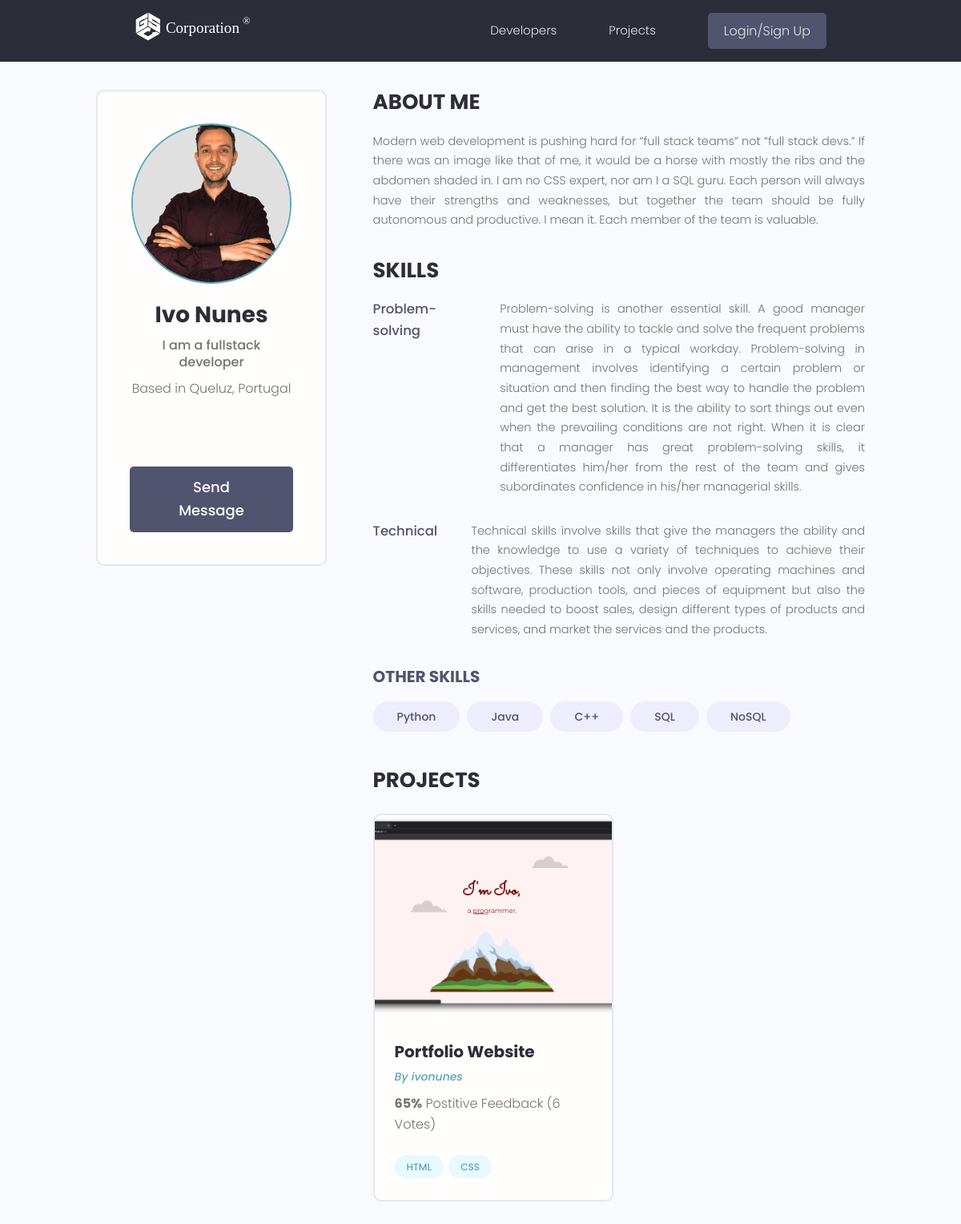
The app's page /profile/9e7f1b74-d856-450e-8945-d861e814bdba with its own data.
### users/models.py (models this page shows)
class Profile(models.Model):
    user = models.OneToOneField(User, on_delete=models.CASCADE, null=True, blank=True)
    username = models.CharField(max_length=200, blank=True, null=True)
    name = models.CharField(max_length=200, blank=True, null=True)
    email = models.EmailField(max_length=500, blank=True, null=True)
    location = models.CharField(max_length=200, blank=True, null=True)
    short_intro = models.CharField(max_length=200, blank=True, null=True)
    bio = models.TextField(blank=True, null=True)
    profile_image = models.ImageField(null=True, blank=True, upload_to="profiles/", default="profiles/user-default.png")
    social_github = models.CharField(max_length=200, blank=True, null=True)
    social_twitter = models.CharField(max_length=200, blank=True, null=True)
    social_linkedin = models.CharField(max_length=200, blank=True, null=True)
    social_website = models.CharField(max_length=200, blank=True, null=True)
    created = models.DateTimeField(auto_now_add=True)
    id = models.UUIDField(default=uuid.uuid4, unique=True, primary_key=True, editable=False)
    def __str__(self):
        return str(self.user.username)
    class Meta:
        ordering=['created']

class Skill(models.Model):
    owner = models.ForeignKey(Profile, on_delete=models.CASCADE, null=True, blank=True)
    name = models.CharField(max_length=200, blank=True, null=True)
    description = models.TextField(blank=True, null=True)
    created = models.DateTimeField(auto_now_add=True)
    id = models.UUIDField(default=uuid.uuid4, unique=True, primary_key=True, editable=False)
    def __str__(self):
        return str(self.name )

### projects/models.py (models this page shows, shortened)
class Project(models.Model):
    owner = models.ForeignKey(Profile, null=True, blank=True, on_delete=models.SET_NULL)
    title = models.CharField(max_length=100)
    description = models.TextField(null=True, blank=True)
    featured_image = models.ImageField(null=True, blank=True, default="default.jpg")
    demo_link = models.CharField(max_length=2000, null=True, blank=True)
    source_link = models.CharField(max_length=2000, null=True, blank=True)
    tags = models.ManyToManyField('Tag', blank=True)
    vote_total = models.IntegerField(default=0, null=True, blank=True)
    vote_ratio = models.IntegerField(default=0, null=True, blank=True)
    created = models.DateTimeField(auto_now_add=True)
    id = models.UUIDField(default=uuid.uuid4, unique=True, primary_key=True, editable=False)
    class Meta:
        ordering=['-vote_ratio', '-vote_total', '-title']

class Tag(models.Model):
    name = models.CharField(max_length=200)
    created = models.DateTimeField(auto_now_add=True)
    id = models.UUIDField(default=uuid.uuid4, unique=True, primary_key=True, editable=False)
    def __str__(self):
        return self.name

### users/views.py (the view)
# urls.py: path('profile/<str:pk>', views.profile, name="profile"),
def profile(request, pk):
    profile = Profile.objects.get(id=pk)
    top_skills = profile.skill_set.exclude(description__exact="")
    other_skills = profile.skill_set.filter(description__exact="")
    context = {
        'top_skills':top_skills,
        'profile':profile,
        'other_skills':other_skills,
    }
    return render(request, 'users/profile.html', context)

### users/templates/users/profile.html (shortened to what this page needs)
{% extends 'main.html' %}
{% block content %}
<main class="profile my-md">
    <div class="container">
      <div class="layout">
        <div class="column column--1of3">
          <div class="card text-center">
            <div class="card__body dev">
              <img class="avatar avatar--xl" src="{{ profile.profile_image.url }}" />
              <h2 class="dev__name">{{profile.name}}</h2>
              <p class="dev__title">{{profile.short_intro}}</p>
              <p class="dev__location">Based in {{profile.location}}, Portugal</p>
              <ul class="dev__social">
              </ul>
              {% if request.user.profile.id != profile.id %}
              <a href="{% url 'create_message' profile.id %}" class="btn btn--sub btn--lg">Send Message </a>
              {% endif %}
            </div>
          </div>
        </div>
        <div class="column column--2of3">
          <div class="devInfo">
            <h3 class="devInfo__title">About Me</h3>
            <p class="devInfo__about">
              {{profile.bio}}
            </p>
          </div>
          <div class="devInfo">
            <h3 class="devInfo__title">Skills</h3>
            <div class="devInfo__skills">
                {% for skill in top_skills %}
              <div class="devSkill">
                <h4 class="devSkill__title">{{skill.name}}</h4>
                <p class="devSkill__info">
                  {{skill.description}}
                </p>
              </div>
              {% endfor %}
              <h3 class="devInfo__subtitle">Other Skills</h3>
              <div class="devInfo__otherSkills">
                {% for skill in other_skills %}
                <span class="tag tag--pill tag--sub tag--lg">
                  <small>{{skill}}</small>
                </span>
                {% endfor %}
              </div>
            </div>
          </div>
          <div class="devInfo">
            <h3 class="devInfo__title">Projects</h3>
            <div class="grid grid--two">
                {% for project in profile.project_set.all %}
              <div class="column">
                <div class="card project">
                  <a href="{% url 'project' project.id %}" class="project">
                    <img class="project__thumbnail" src="{{ project.featured_image.url }}" alt="project thumbnail" />
                    <div class="card__body">
                      <h3 class="project__title">{{project.title}}</h3>
                      <p><a class="project__author" href="#">By {{ project.owner }}</a></p>
                      <p class="project--rating">
                        <span style="font-weight: bold;">{{project.vote_ratio}}%</span> Postitive
                        Feedback ({{ project.vote_total }} Vote{{project.vote_total|pluralize:"s"}})
                      </p>
                      <div class="project__tags">
                     {% for tag in project.tags.all %}
                        <span class="tag tag--pill tag--main">
                          <small>{{tag}}</small>
                        </span>
                    {% endfor %}
                      </div>
                    </div>
                  </a>
                </div>
              </div>
              {% endfor %}
            </div>
          </div>
        </div>
      </div>
    </div>
  </main>
{% endblock content %}

### static/styles/app.css (style rules this page uses)
:root { --color-sub: #2d2d39; }
.btn--sub { background-color: var(--color-sub-light); }
.card { border: 2px solid var(--color-light); }
img { width: 100%; }
.profile .card > .dev { padding: 4rem; }
.dev__name { color: var(--color-sub); font-size: 2.8rem; font-weight: 700; margin-top: 1rem; margin-bottom: 0.5rem; }
.dev__title { font-size: 1.6rem; font-weight: 500; line-height: 1.3; }
.dev__location { margin-top: 1rem; }
.dev__social { margin: 3rem 0; list-style: none; display: flex; justify-content: center; gap: 1.5rem; }
.devInfo { margin-bottom: 3rem; }
.devInfo__title, .devInfo__subtitle { font-size: 2.6rem; color: var(--color-sub); text-transform: uppercase; font-weight: 700; margin-bottom: 1.5rem; }
.devInfo__subtitle { font-size: 2rem; color: var(--color-sub-light); }
.devInfo__about, .devSkill__info { font-size: 1.45rem; line-height: 1.7; text-align: justify; }
.devSkill { margin-bottom: 3rem; }
.devSkill__title { font-size: 1.65rem; font-weight: 500; color: var(--color-sub-light); }
@media screen and (min-width: 700px) { .devSkill { display: flex; justify-content: space-between; gap: 3rem; } }
@media screen and (min-width: 700px) { .devSkill__info { flex-basis: 80%; } }
.project__author { font-size: 1.4rem; font-style: italic; }
.project--rating { margin-bottom: 1.6em; margin-top: .5em; }
.project__thumbnail { height: 25rem; object-fit: cover; object-position: top center; }
.project__title { font-size: 2rem; font-weight: 700; color: var(--color-sub); }

### static/uikit/styles/modules/_variables.css (style rules this page uses)
:root { --color-main: #5aa5b9; --color-main-light: #e6faff; --color-sub: #3f4156; --color-sub-light: #51546e; --color-sub-lighter: #ededfd; --color-text: #737373; --color-gray: #8b8b8b; --color-light: #e5e7eb; --color-light-gray: #767676; --color-bg: #f8fafd; --color-white: #fffefd; --color-white-light: #f3f3f3; --color-success: #359e64; --color-success-bg: #def8e8; --color-error: #fc4b0b; --color-error-bg: #fff2ee; --font-base: 'Poppins', arial, helvetica, 'Segoe UI', roboto, ubuntu, sans-serif; --font-monospace: 'Fira Code', 'Courier New', courier, monospace; --font-regular: 300; --font-medium: 500; --font-bold: 700; --generic-shadow: 1px 1px 5px #00000010; --generic-transition: all 0.3s ease-in-out; }

### static/uikit/styles/modules/_base.css (style rules this page uses)
* { margin: 0; padding: 0; box-sizing: border-box; text-rendering: optimizeLegibility; color: inherit; font-size: inherit; }
html { font-size: 50%; }
@media only screen and (min-width: 480px) { html { font-size: 56.25%; } }
@media only screen and (min-width: 1200px) { html { font-size: 62.5%; } }
body { line-height: 1.6; font-weight: 400; font-size: 1.5rem; color: var(--color-text); background-color: var(--color-bg); min-height: 100vh; }

### static/uikit/styles/modules/_typography.css (style rules this page uses)
* { font-family: var(--font-base); }
h2 { font-size: 3.6rem; font-weight: var(--font-bold); }
h3 { font-size: 3.2rem; font-weight: var(--font-medium); }
h4 { font-size: 2.8rem; font-weight: var(--font-medium); }
p, span, strong { font-size: 1.6rem; color: var(--color-text); font-weight: var(--font-regular); }
a { padding-bottom: 2px; text-decoration: none; display: inline-block; color: var(--color-main); font-weight: var(--font-medium); }

### static/uikit/styles/modules/_utilities.css (style rules this page uses)
.container { width: 92%; max-width: 165rem; margin: 0 auto; box-sizing: border-box; }
@media screen and (min-width: 1000px) { .container { width: 90%; } }
@media screen and (min-width: 1200px) { .container { width: 80%; } }
.text-center { text-align: center; }
.my-md { margin: 3rem auto; }

### static/uikit/styles/modules/_avatar.css (style rules this page uses)
.avatar { border-radius: 50%; border: 2px solid var(--color-main); object-fit: cover; }
.avatar--xl { height: 20rem; width: 20rem; }

### static/uikit/styles/modules/_button.css (style rules this page uses)
.btn { display: inline-block; position: relative; cursor: pointer; background-color: var(--color-light); font-weight: var(--font-medium); color: var(--color-sub); text-decoration: none; padding: 1rem 2rem; border-radius: 0.5rem; border: none; width: -webkit-fit-content; width: -moz-fit-content; width: fit-content; height: -webkit-fit-content; height: -moz-fit-content; height: fit-content; font-size: 1.6rem; outline-width: 0; outline-color: transparent; -webkit-backface-visibility: hidden; backface-visibility: hidden; transition: all 0.3s ease-in-out; }
.btn--sub { background-color: var(--color-sub); color: var(--color-white); }
.btn--lg { font-size: 1.8rem; padding: 1.2rem 4.5rem; }

### static/uikit/styles/modules/_card.css (style rules this page uses)
.card { border-radius: 1rem; background-color: var(--color-white); border: 1.5px solid var(--color-light); width: auto; height: auto; margin-top: 0.5rem; margin-bottom: 0.5rem; overflow: hidden; }
.card__body, .card__header { padding: 2rem 2.5rem; }

### records on screen
Profile: profile_image (picture), name "Ivo Nunes", short_intro "I am a fullstack developer", location "Queluz", bio "Modern web development is pushing hard for “full stack teams” not “full stack devs.” If there was an image like that of me, it would be a horse with mostly the ribs and the abdomen shaded in. I am no CSS expert, nor am I a SQL guru. Each person will always have their strengths and weaknesses, but together the team should be fully autonomous and productive. I mean it. Each member of the team is valuable."
Skill: name "Problem-solving", description "Problem-solving is another essential skill. A good manager must have the ability to tackle and solve the frequent problems that can arise in a typical workday. Problem-solving in management involves identifying a certain problem or situation and then finding the best way to handle the problem and get the best solution. It is the ability to sort things out even when the prevailing conditions are not right. When it is clear that a manager has great problem-solving skills, it differentiates him/her from the rest of the team and gives subordinates confidence in his/her managerial skills."
Skill: name "Technical", description "Technical skills involve skills that give the managers the ability and the knowledge to use a variety of techniques to achieve their objectives. These skills not only involve operating machines and software, production tools, and pieces of equipment but also the skills needed to boost sales, design different types of products and services, and market the services and the products."
Skill: name "Python"
Skill: name "Java"
Skill: name "C++"
Skill: name "SQL"
Skill: name "NoSQL"
Project: featured_image (picture), title "Portfolio Website", owner "ivonunes", vote_ratio "65", vote_total "6"
Tag: name "HTML"
Tag: name "CSS"
